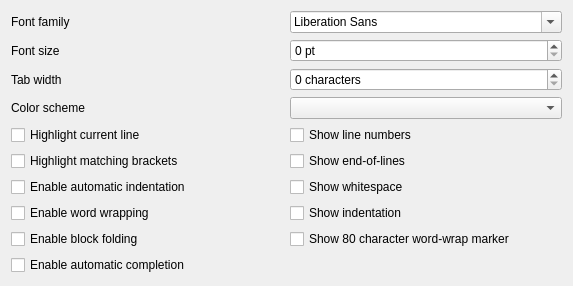
<?xml version="1.0" encoding="UTF-8"?>
<ui version="4.0">
 <class>widgetPrefs</class>
 <widget class="QWidget" name="widgetPrefs">
  <property name="geometry">
   <rect>
    <x>0</x>
    <y>0</y>
    <width>573</width>
    <height>267</height>
   </rect>
  </property>
  <property name="windowTitle">
   <string>Form</string>
  </property>
  <property name="autoFillBackground">
   <bool>true</bool>
  </property>
  <layout class="QGridLayout" name="gridLayout">
   <item row="13" column="1">
    <widget class="QCheckBox" name="checkBoxWordWrapMarker">
     <property name="text">
      <string>Show 80 character word-wrap marker</string>
     </property>
    </widget>
   </item>
   <item row="2" column="0">
    <widget class="QLabel" name="labelTabWidth">
     <property name="text">
      <string>Tab width</string>
     </property>
    </widget>
   </item>
   <item row="2" column="1">
    <widget class="QSpinBox" name="spinBoxTabWidth">
     <property name="suffix">
      <string> characters</string>
     </property>
    </widget>
   </item>
   <item row="0" column="0">
    <widget class="QLabel" name="labelFontFamily">
     <property name="text">
      <string>Font family</string>
     </property>
    </widget>
   </item>
   <item row="6" column="1">
    <widget class="QCheckBox" name="checkBoxShowWhitespace">
     <property name="text">
      <string>Show whitespace</string>
     </property>
    </widget>
   </item>
   <item row="4" column="1">
    <widget class="QCheckBox" name="checkBoxLineNumbers">
     <property name="text">
      <string>Show line numbers</string>
     </property>
    </widget>
   </item>
   <item row="7" column="0">
    <widget class="QCheckBox" name="checkBoxWordWrap">
     <property name="text">
      <string>Enable word wrapping</string>
     </property>
    </widget>
   </item>
   <item row="13" column="0">
    <widget class="QCheckBox" name="checkBoxShowFolding">
     <property name="text">
      <string>Enable block folding</string>
     </property>
    </widget>
   </item>
   <item row="14" column="0">
    <widget class="QCheckBox" name="checkBoxAutoComplete">
     <property name="text">
      <string>Enable automatic completion</string>
     </property>
    </widget>
   </item>
   <item row="0" column="1">
    <widget class="QFontComboBox" name="fontComboBoxFontFamily"/>
   </item>
   <item row="5" column="1">
    <widget class="QCheckBox" name="checkBoxShowEol">
     <property name="text">
      <string>Show end-of-lines</string>
     </property>
    </widget>
   </item>
   <item row="7" column="1">
    <widget class="QCheckBox" name="checkBoxShowIndent">
     <property name="text">
      <string>Show indentation</string>
     </property>
    </widget>
   </item>
   <item row="1" column="0">
    <widget class="QLabel" name="labelFontSize">
     <property name="text">
      <string>Font size</string>
     </property>
    </widget>
   </item>
   <item row="1" column="1">
    <widget class="QSpinBox" name="spinBoxFontSize">
     <property name="suffix">
      <string> pt</string>
     </property>
    </widget>
   </item>
   <item row="4" column="0">
    <widget class="QCheckBox" name="checkBoxHighlightCurrentLine">
     <property name="text">
      <string>Highlight current line</string>
     </property>
    </widget>
   </item>
   <item row="5" column="0">
    <widget class="QCheckBox" name="checkBoxHighlightMatchingBrackets">
     <property name="text">
      <string>Highlight matching brackets</string>
     </property>
    </widget>
   </item>
   <item row="6" column="0">
    <widget class="QCheckBox" name="checkBoxAutoIndent">
     <property name="text">
      <string>Enable automatic indentation</string>
     </property>
    </widget>
   </item>
   <item row="3" column="1">
    <widget class="QComboBox" name="comboBoxColorScheme"/>
   </item>
   <item row="3" column="0">
    <widget class="QLabel" name="labelColorScheme">
     <property name="text">
      <string>Color scheme</string>
     </property>
    </widget>
   </item>
  </layout>
 </widget>
 <resources/>
 <connections/>
</ui>
